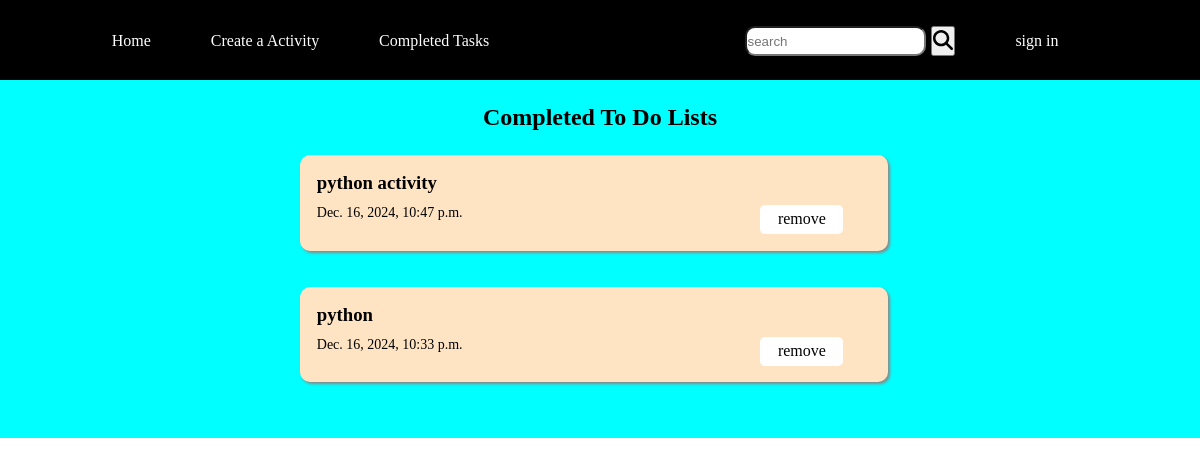
The page /completedTasks on the database its author committed.
### todolist/models.py (models this page shows, shortened)
class ToDo(models.Model):
    title = models.CharField(max_length=50)
    desc = models.TextField()
    time = models.DateTimeField(default=timezone.now)
    status = models.CharField(max_length=20, default='Not Completed')

### todolist/views.py (the view)
# urls.py: path('completedTasks',views.completedTasks,name='completed'),
def completedTasks(request):
    return index(request,'Completed')

### todolist/views.py (called while the page is built)
def index(request,*args):
    context = {
          'title':"To Do Lists",
        }
    if request.method == "POST":
        search = request.POST.get('search')
        details = ToDo.objects.filter(title__icontains = search).order_by('-time')
    elif args:
        details = ToDo.objects.all().filter(status = args[0]).order_by("-time")
        context['title'] = 'Completed ' + context['title']
    else:
         details = ToDo.objects.all().filter(status = 'Not Completed').order_by("-time")
    def concat(todo):
        return '-'.join(todo.title.split())
    context['todo_lists'] = zip(map(concat,details),details)
    return render(request,'index.html',context)

### todolist/templates/index.html
{% extends 'main.html' %}
{% block content %}
<div class="home">
    <div class="title">
        <h2>{{title}}</h2>
    </div>
    <div class="container">
        {% for title, todo in todo_lists %}
        <div class="article">
            <h3 class="text"><a href="{% url 'viewData' title %}" class="text">{{todo.title}}</a></h3>
            <div class="box">
                <p class="time">{{todo.time}}</p>
                {% if todo.status == 'Not Completed' %}
                    <a href="{% url 'done' todo.id %}" class="btnn">Done</a>
                {% else %}
                    <a href="{% url 'delete' todo.id %}" class="btnn">remove</a>
                {% endif %}
            </div>
        </div>
        <br>
        <br>
        {% endfor %}
    </div>
</div>
{% endblock content %}

### static/css/main.css (style rules this page uses)
* { padding: 0%; margin: 0%; box-sizing: border-box; }

### todolist/static/css/index.css (style rules this page uses)
.home { background-color: aqua; height: 100%; width: 100%; }
.title { display: flex; justify-content: center; padding-top: 2%; }
.article { background-color: bisque; height: 50%; width: 70%; border-radius: 10px; padding: 2%; box-shadow:2px 2px 3px #888888; }
.container { padding:2% 5% 20px 25%; }
.text { text-decoration: none; color: black; display: -webkit-box; -webkit-box-orient: vertical; -webkit-line-clamp: 3; overflow: hidden; text-overflow: ellipsis; }
.box { padding-top: 2%; width: 100%; display: flex; justify-content: space-between; }
.time { height: 100%; font-size: 14px; }
.btnn { color: black; text-decoration: none; height: 100%; width: 15%; background-color: white; text-align: center; border-radius: 5px; padding: 1%; position: relative; right: 5%; }

### rows shown on the page
ToDo: title "python activity", time "Dec. 16, 2024, 10:47 p.m.", status "remove"
ToDo: title "python", time "Dec. 16, 2024, 10:33 p.m.", status "remove"

### other values the page prints
{{ title }} "Completed To Do Lists"
